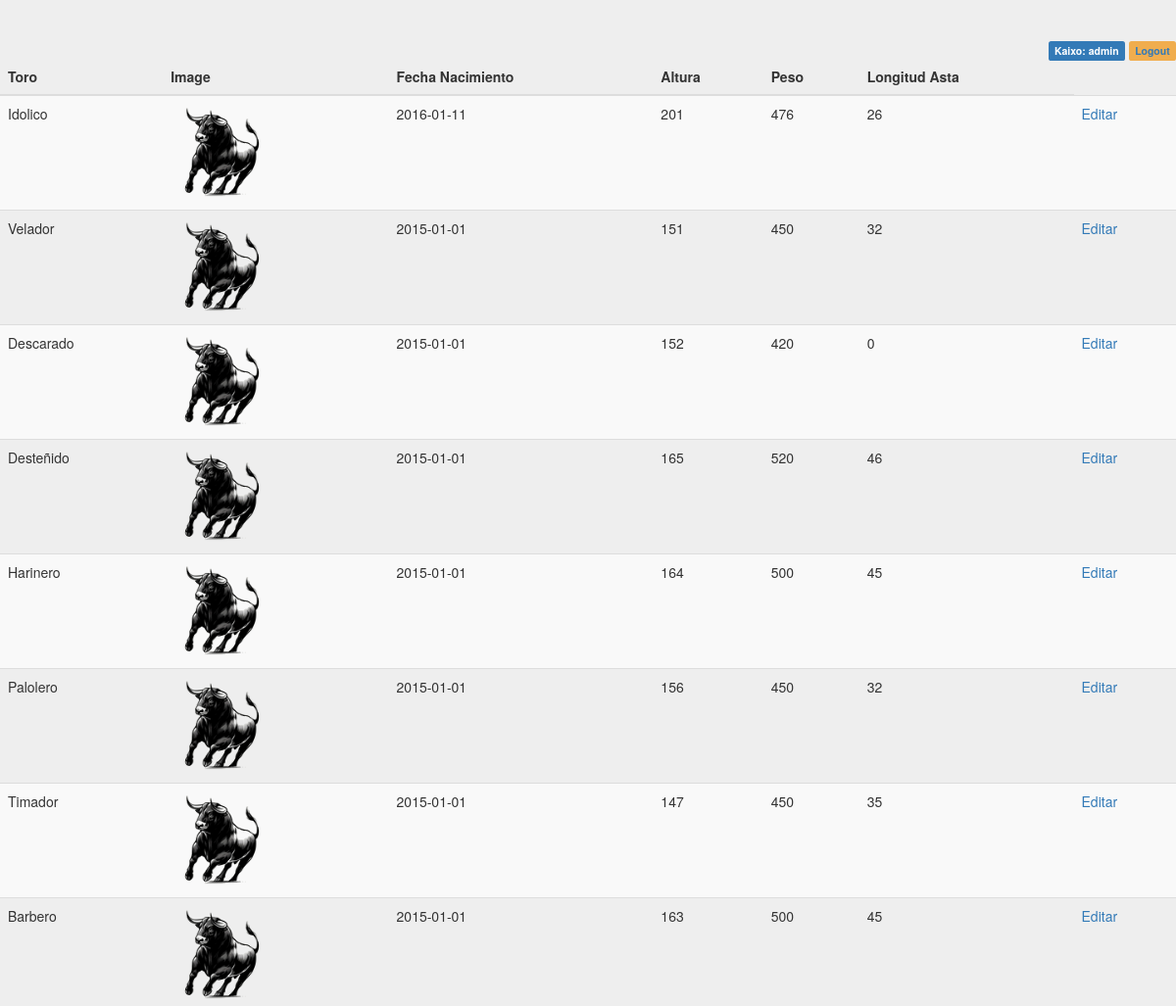
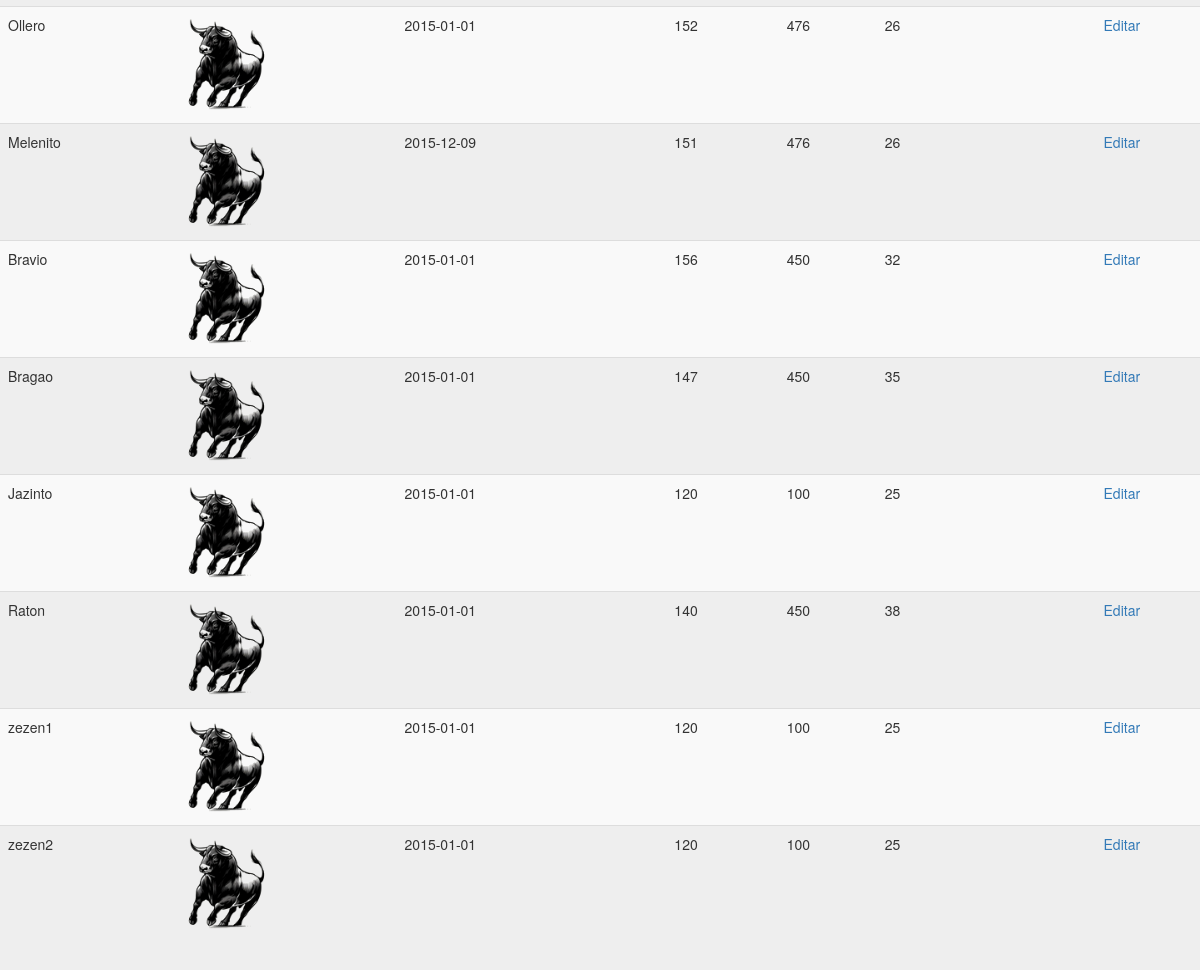
Page /kudeatu.php (signed in) on the earlier database version (2 pictures, top to bottom).
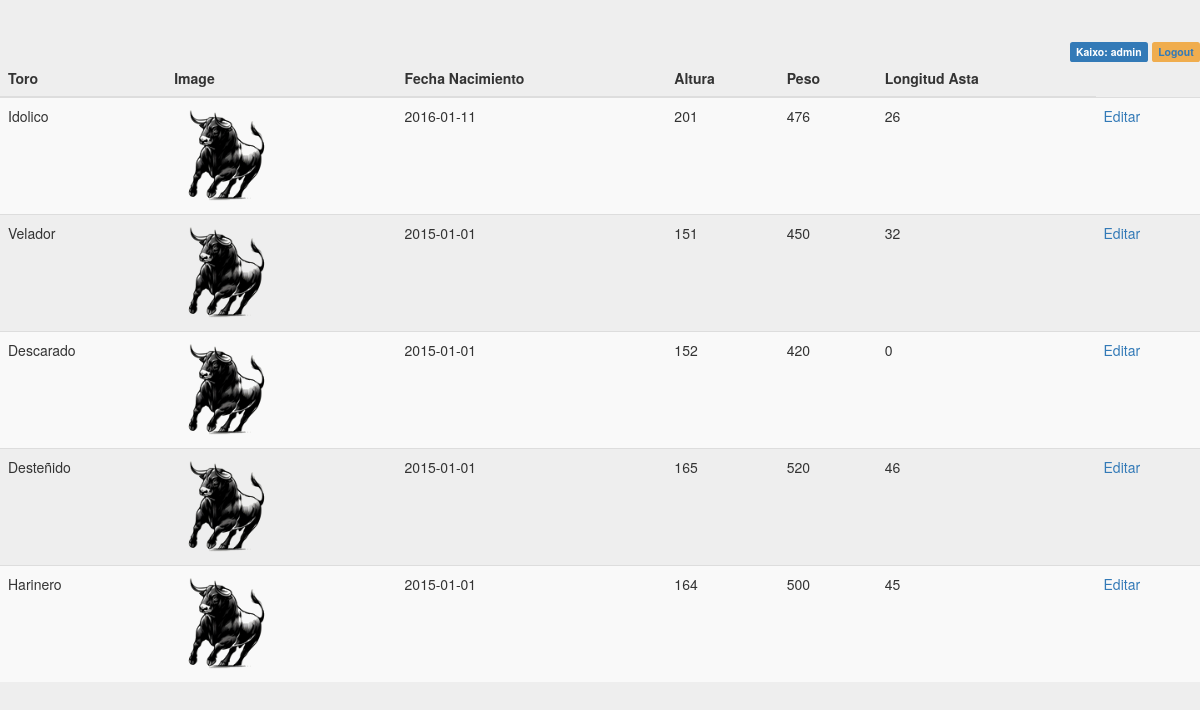
Same page on the later database version.
### tables this page shows
CREATE TABLE `Zezena` (
  `animaliKodea` int(11) NOT NULL AUTO_INCREMENT,
  `izena` varchar(45) NOT NULL,
  `ganadutegiaId` int(11) NOT NULL,
  `jaiotze-data` date NOT NULL,
  `altuera` int(11) NOT NULL,
  `pisua` int(11) NOT NULL,
  `adarrarenLuzera` int(11) NOT NULL,
  `image_filename` VARCHAR(255),
  PRIMARY KEY (`animaliKodea`),
  UNIQUE KEY `animaliKodea_UNIQUE` (`animaliKodea`),
  KEY `id` (`ganadutegiaId`)
);

### kudeatu.php (the view, shortened to what this page needs)
<?
function printHeader()
{
	echo "<!doctype html>
		<html>
		<head>
		<meta charset='utf-8' />
	    <meta name='viewport' content='width=device-width, initial-scale=1'>
    <link rel='icon' href='../../favicon.ico'>
    <title> Zezenak kudeatzeko aplikazioa - Login </title>
    <link href='dist/css/bootstrap.min.css' rel='stylesheet'>
    <link href='signin.css' rel='stylesheet'>
			</head><body role='document'>
<div align='right'><span class='label label-primary'>Kaixo: " . $_SESSION['erabiltzaile'] . "</span> <span class='label label-warning'><a href='index.php?action=logout'>Logout</a></span></div>";
}
function printFooter()
{
	echo "</body></html>";
}
$mysqli = new mysqli("db", "usuario", "J^s6@7vS-iQ", "sgssi");
$mysqli->set_charset("utf8");
printHeader();
if (isset($_POST['action'])) {
    $image_filename = null;
    if (isset($_FILES['animal_image']) && $_FILES['animal_image']['error'] == 0) {
        $upload_dir = 'img/';
        $file_extension = pathinfo($_FILES['animal_image']['name'], PATHINFO_EXTENSION);
        $image_filename = uniqid() . '.' . $file_extension;
        $file_path = $upload_dir . $image_filename;
        if (move_uploaded_file($_FILES['animal_image']['tmp_name'], $file_path)) {
            echo "<b>Image uploaded successfully</b><br>";
        } else {
            echo "<b>Error uploading image</b><br>";
            $image_filename = null;
        }
    }
    $eguneratu = "UPDATE Zezena
        SET izena='" . $_POST['izena'] . "',
            `jaiotze-data`='" . $_POST['jaiotze-data'] . "',
            altuera=" . $_POST['altuera'];
    if ($image_filename !== null) {
        $eguneratu .= ", image_filename='" . $image_filename . "'";
    }
    $eguneratu .= " WHERE animaliKodea=" . $_POST['id'];
    $emaitzak = $mysqli->query($eguneratu);
    echo "<b>Actualización completada correctamente</b><br>";
    echo "<a href='?'>Volver a la pantalla principal</a>";
} else {
    $emaitzak = $mysqli->query("SELECT animaliKodea, izena, `jaiotze-data`, altuera, pisua, adarrarenLuzera, image_filename FROM Zezena");
    echo "<table class='table table-striped'>
        <thead><tr><th>Toro</th><th>Image</th>
        <th>Fecha Nacimiento</th><th>Altura</th><th>Peso</th><th>Longitud Asta</th>
        </tr></thead><tbody>";
    while ($lerro = $emaitzak->fetch_assoc()) {
        echo "<tr>";
        echo "<td>" . $lerro['izena'] . "</td>";
        $image_src = $lerro['image_filename'] ? "img/" . $lerro['image_filename'] : "img/toro.png";
        echo "<td><img src='" . $image_src . "' alt='Animal Image' style='width: 100px; height: auto;'></td>";
        echo "<td>" . $lerro['jaiotze-data'] . "</td>";
        echo "<td>" . $lerro['altuera'] . "</td>";
        echo "<td>" . $lerro['pisua'] . "</td>";
        echo "<td>" . $lerro['adarrarenLuzera'] . "</td>";
        echo "<td><a href='?id=" . $lerro['animaliKodea'] . "'>Editar</a></td>";
        echo "</tr>\n";
    }
    echo "</tbody></table>";
}
printFooter();

### signin.css (style rules this page uses)
body { padding-top: 40px; padding-bottom: 40px; background-color: #eee; }

Differences in the rows shown:
removed zezena: izena "Palolero", value "2015-01-01", altuera "156", pisua "450", adarrarenLuzera "32"
removed zezena: izena "Timador", value "2015-01-01", altuera "147", pisua "450", adarrarenLuzera "35"
removed zezena: izena "Barbero", value "2015-01-01", altuera "163", pisua "500", adarrarenLuzera "45"
removed zezena: izena "Ollero", value "2015-01-01", altuera "152", pisua "476", adarrarenLuzera "26"
removed zezena: izena "Melenito", value "2015-12-09", altuera "151", pisua "476", adarrarenLuzera "26"
removed zezena: izena "Bravio", value "2015-01-01", altuera "156", pisua "450", adarrarenLuzera "32"
removed zezena: izena "Bragao", value "2015-01-01", altuera "147", pisua "450", adarrarenLuzera "35"
removed zezena: izena "Jazinto", value "2015-01-01", altuera "120", pisua "100", adarrarenLuzera "25"
removed zezena: izena "Raton", value "2015-01-01", altuera "140", pisua "450", adarrarenLuzera "38"
removed zezena: izena "zezen1", value "2015-01-01", altuera "120", pisua "100", adarrarenLuzera "25"
removed zezena: izena "zezen2", value "2015-01-01", altuera "120", pisua "100", adarrarenLuzera "25"
